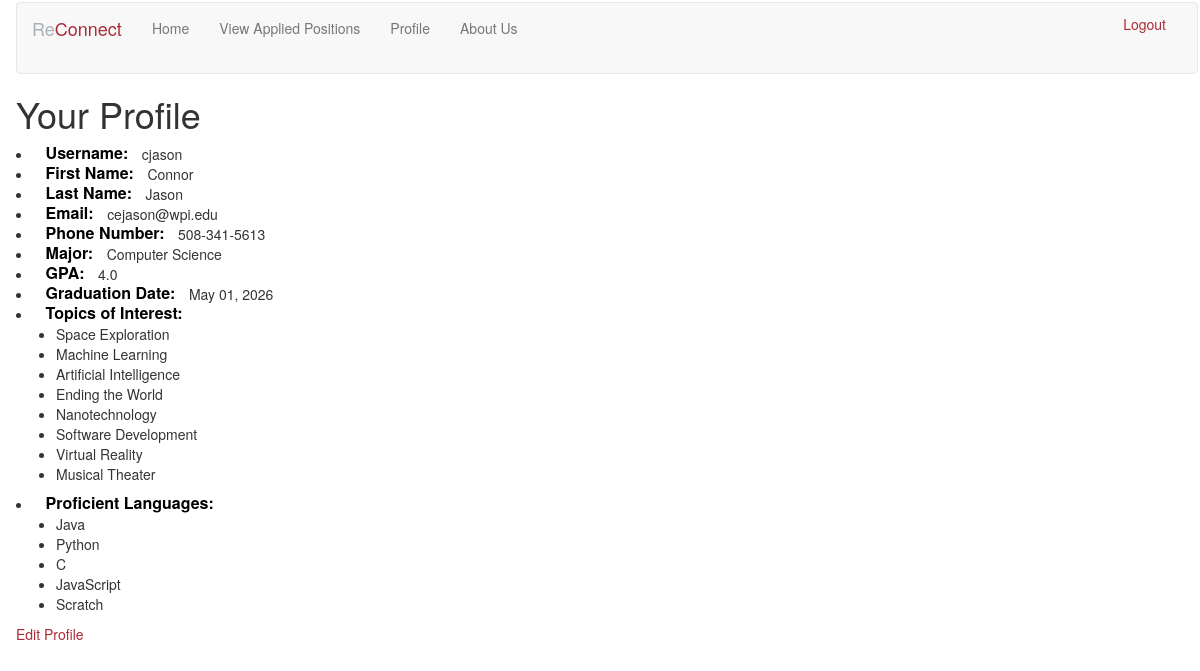
The app's page /profile (signed in) with its own data.
### app/Model/models.py (models this page shows, shortened)
class User(db.Model, UserMixin):
    __tablename__ = "user"
    id = db.Column(db.Integer, primary_key=True)
    username = db.Column(db.String(20), unique=True)
    password_hash = db.Column(db.String(20))
    firstname = db.Column(db.String(20))
    lastname = db.Column(db.String(20))
    email = db.Column(db.String(20), unique=True)
    phone_number = db.Column(db.String(10))
    __mapper_args__ = {
        "polymorphic_identity": UserType.User,
    }

class Student(User):
    __tablename__ = "student"
    id = db.Column(None, ForeignKey("user.id"), primary_key=True)
    major = db.Column(db.Integer, db.ForeignKey("major.id"))
    GPA = db.Column(db.Float)
    graduationdate = db.Column(db.DateTime)
    user_type = db.Column(db.String(20), default="Student")
    languages = db.relationship(
        "ProgrammingLanguage",
        secondary=studentLanguages, # specifies link between students to programming languages.
        primaryjoin=(studentLanguages.c.student_id == id), # Join where student_id matches the id of the student.
        backref=db.backref("studentLanguages", lazy="dynamic"), # access all programming languages a student knows.
        lazy="dynamic",
    )
    topics_of_interest = db.relationship(
        "ResearchField",
        secondary=studentFields,
        primaryjoin=(studentFields.c.student_id == id),
        backref=db.backref("studentFields", lazy="dynamic"),
        lazy="dynamic",
    )
    appliedPositions = db.relationship(
        "Applications", back_populates="student_enrolled"
    )
    __mapper_args__ = {"polymorphic_identity": UserType.Student}

class ResearchField(db.Model):
    id = db.Column(db.Integer, primary_key=True)
    title = db.Column(db.String(30))
    attachedPosition = db.relationship("PositionField", back_populates="fields") # certain positions belong to specific fields, back_population ensures bidirectionality.
    student_interested = db.relationship( # students in certain research fields
        "Student",
        secondary=studentFields,
        primaryjoin=(studentFields.c.field_id == id), # prove students must be interested in certain fields.
        backref=db.backref("studentFields", lazy="dynamic"), # Student model access linked research fields
        lazy="dynamic", # allows querying.
    )

class ProgrammingLanguage(db.Model):
    id = db.Column(db.Integer, primary_key=True)
    title = db.Column(db.String(30))
    student_proficient = db.relationship(
        "Student",
        secondary=studentLanguages,
        primaryjoin=(studentLanguages.c.language_id == id),
        backref=db.backref("studentLanguages", lazy="dynamic"),
        lazy="dynamic",
    )
    position_required_by = db.relationship(
        "ResearchPosition",
        secondary=positionLanguages,
        primaryjoin=(positionLanguages.c.language_id == id),
        backref=db.backref("positionLanguages", lazy="dynamic"),
        lazy="dynamic",
    )

### app/Controller/routes.py (the view)
@routes_blueprint.route("/profile", methods=["GET"])
@login_required
def view_profile():
    return render_template("profile.html", title="Profile")

### agileApp.py (called while the page is built, shortened)
@app.before_request
def initDB(*args, **kwargs):
    if app._got_first_request:
        db.create_all()

### app/Model/models.py (called while the page is built)
@login.user_loader
def load_user(id):
    student = Student.query.filter_by(id=id).first()
    if student:
        return student
    faculty = Faculty.query.filter_by(id=id).first()
    if faculty:
        return faculty
    return None

### app/View/templates/profile.html (shortened to what this page needs)
{% extends "base.html" %} {% block content %}
<h1>Your Profile</h1>
<li><span class="label">Username:</span> {{ current_user.username }}</li>
<li><span class="label">First Name:</span> {{ current_user.firstname }}</li>
<li><span class="label">Last Name:</span> {{ current_user.lastname }}</li>
<li><span class="label">Email:</span> {{ current_user.email }}</li>
<li>
    <span class="label">Phone Number:</span> {{ current_user.phone_number[:3]
    }}-{{ current_user.phone_number[3:6] }}-{{ current_user.phone_number[6:] }}
</li>
{% if current_user.user_type == 'Student' %}
<li><span class="label">Major:</span> {{ current_user.major }}</li>
<li><span class="label">GPA:</span> {{ current_user.GPA }}</li>
<li>
    <span class="label">Graduation Date:</span> {{
    current_user.graduationdate.strftime('%B %d, %Y') }}
</li>
<li>
    <span class="label">Topics of Interest:</span>
    <ul>
        {% for topic in current_user.topics_of_interest %}
        <li>{{ topic.title }}</li>
        {% endfor %}
    </ul>
</li>
<li>
    <span class="label">Proficient Languages:</span>
    <ul>
        {% for language in current_user.languages %}
        <li>{{ language.title }}</li>
        {% endfor %}
    </ul>
</li>
{% endif %}
<p>
    <a href="{{ url_for('routes.edit_profile') }}" class="link-custom"
        >Edit Profile</a
    >
</p>
{% endblock %}

### app/View/static/css/main.css (style rules this page uses)
body { margin: 1px 1px 1px 15px; padding: 1px; }
.link-custom { color: #ac2b37; }
.label { font-weight: 600; color: black; font-size: 16px; }

### records on screen
User: username "cjason", firstname "Connor", lastname "Jason", email "cejason@wpi.edu", phone_number "508", phone_number "341", phone_number "5613"
Student: major "Computer Science", GPA "4.0", graduationdate "May 01, 2026"
ResearchField: title "Space Exploration"
ResearchField: title "Machine Learning"
ResearchField: title "Artificial Intelligence"
ResearchField: title "Ending the World"
ResearchField: title "Nanotechnology"
ResearchField: title "Software Development"
ResearchField: title "Virtual Reality"
ResearchField: title "Musical Theater"
ProgrammingLanguage: title "Java"
ProgrammingLanguage: title "Python"
ProgrammingLanguage: title "C"
ProgrammingLanguage: title "JavaScript"
ProgrammingLanguage: title "Scratch"
